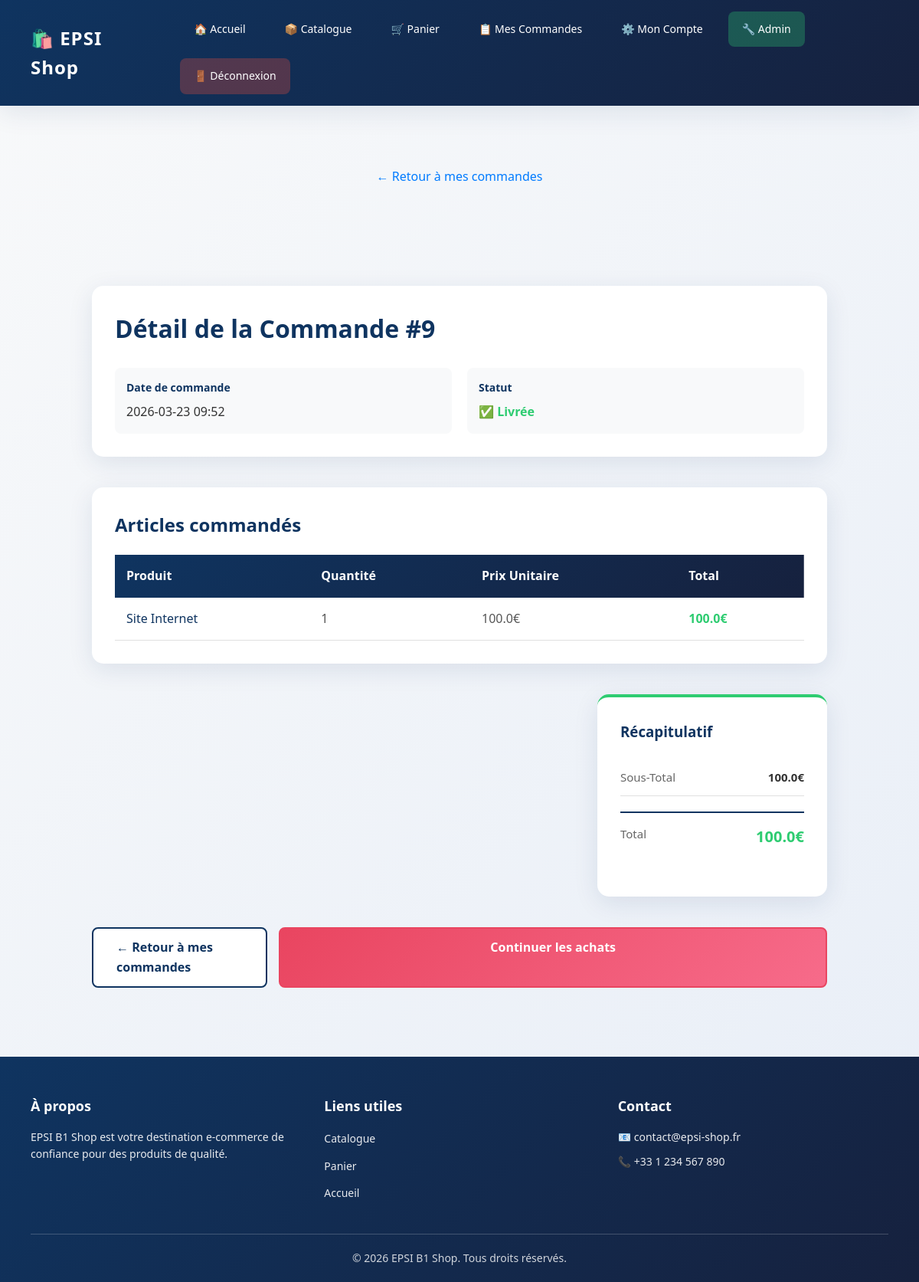
The app's page /detail_commande/9 (signed in) with its own data.
### tables this page shows
CREATE TABLE commandes (
                id INTEGER PRIMARY KEY AUTOINCREMENT,
                utilisateur_id INTEGER,
                date TEXT,
                total REAL,
                FOREIGN KEY (utilisateur_id) REFERENCES utilisateurs(id)
            );

CREATE TABLE commande_articles (
                id INTEGER PRIMARY KEY AUTOINCREMENT,
                commande_id INTEGER,
                produit_nom TEXT,
                quantite INTEGER,
                prix_unitaire REAL
            );

### app.py (the view)
@app.route('/detail_commande/<int:commande_id>')
def detail_commande(commande_id):
    if 'user_id' not in session:
        return redirect('/login')
    commande = db.get_commandes_utilisateur(session['user_id'])
    commande_trouvee = None
    for c in commande:
        if c['id'] == commande_id:
            commande_trouvee = c
            break
    if not commande_trouvee and session.get('user_role') != 'admin':
        return redirect('/mes_commandes')
    if not commande_trouvee:
        toutes_commandes = db.get_toutes_commandes()
        for c in toutes_commandes:
            if c['id'] == commande_id:
                commande_trouvee = c
                break
    if not commande_trouvee:
        return redirect('/mes_commandes')
    articles = db.get_articles_commande(commande_id)
    return render_template('detail_commande.html', commande=commande_trouvee, articles=articles)

### database.py (called while the page is built)
    def get_connexion(self):
        conn = sqlite3.connect(self.dbname, timeout=10)
        conn.row_factory = sqlite3.Row
        conn.execute('PRAGMA journal_mode=WAL')
        return conn

    def get_commandes_utilisateur(self, user_id):
        conn = self.get_connexion()
        try:
            commandes = conn.execute(
                'SELECT * FROM commandes WHERE utilisateur_id=? ORDER BY date DESC',
                (user_id,)
            ).fetchall()
        finally:
            conn.close()
        return commandes

    def get_articles_commande(self, commande_id):
        conn = self.get_connexion()
        try:
            articles = conn.execute(
                'SELECT * FROM commande_articles WHERE commande_id=?',
                (commande_id,)
            ).fetchall()
        finally:
            conn.close()
        return articles

### templates/detail_commande.html
{% extends 'base.html' %}
{% block content %}
<div class="page-header">
    <a href="/mes_commandes" class="back-link">← Retour à mes commandes</a>
</div>
<div class="order-detail-container">
    <div class="order-detail-header">
        <h1>Détail de la Commande #{{ commande.id }}</h1>
        <div class="order-header-info">
            <div class="info-box">
                <span class="label">Date de commande</span>
                <span class="value">{{ commande.date }}</span>
            </div>
            <div class="info-box">
                <span class="label">Statut</span>
                <span class="value status">✅ Livrée</span>
            </div>
        </div>
    </div>
    <div class="order-details-section">
        <h2>Articles commandés</h2>
        {% if articles %}
            <table class="order-items-table">
                <thead>
                    <tr>
                        <th>Produit</th>
                        <th>Quantité</th>
                        <th>Prix Unitaire</th>
                        <th>Total</th>
                    </tr>
                </thead>
                <tbody>
                    {% for article in articles %}
                        <tr class="item-row">
                            <td>
                                <span class="product-name">{{ article.produit_nom }}</span>
                            </td>
                            <td>
                                <span class="quantity">{{ article.quantite }}</span>
                            </td>
                            <td>
                                <span class="price">{{ article.prix_unitaire }}€</span>
                            </td>
                            <td>
                                <span class="item-total">{{ article.prix_unitaire * article.quantite }}€</span>
                            </td>
                        </tr>
                    {% endfor %}
                </tbody>
            </table>
        {% else %}
            <p class="no-items">Aucun article dans cette commande</p>
        {% endif %}
    </div>
    <div class="order-summary">
        <div class="summary-box">
            <h3>Récapitulatif</h3>
            <div class="summary-row">
                <span class="label">sous-total</span>
                <span class="value">{{ commande.total }}€</span>
            </div>
            <div class="summary-row final">
                <span class="label">Total</span>
                <span class="value total-price">{{ commande.total }}€</span>
            </div>
        </div>
    </div>
    <div class="order-actions">
        <a href="/mes_commandes" class="btn-back">← Retour à mes commandes</a>
        <a href="/catalogue" class="btn-continue">Continuer les achats</a>
    </div>
</div>
{% endblock %}

### static/style.css (style rules this page uses)
:root { --text: #1a1a2e; --background: #f8f9fa; --primary: #0f3460; --secondary: #16213e; --accent: #e94560; --accent-light: #f76b8a; --success: #2ecc71; --warning: #f39c12; --danger: #e74c3c; --shadow: 0 8px 32px rgba(15, 52, 96, 0.1); --shadow-hover: 0 12px 48px rgba(15, 52, 96, 0.2); --transition: all 0.3s cubic-bezier(0.4, 0, 0.2, 1); }
* { box-sizing: border-box; }
html, body { margin: 0; padding: 0; height: 100%; }
body { font-family: 'Segoe UI', Trebuchet MS, sans-serif; background: linear-gradient(135deg, var(--background) 0%, #e8eef7 100%); color: var(--text); line-height: 1.6; min-height: 100vh; display: flex; flex-direction: column; }
.page-header { text-align: center; margin-bottom: 40px; padding: 30px 0; }
.item-total { margin: 5px 0 0 0; font-size: 16px; }
.summary-box { background: white; padding: 25px; border-radius: 15px; box-shadow: var(--shadow); }
.summary-row { display: flex; justify-content: space-between; margin-bottom: 20px; font-size: 16px; }
.btn-continue { width: 100%; padding: 12px; background: white; color: var(--accent); border: 2px solid var(--accent); border-radius: 8px; font-weight: 600; cursor: pointer; text-decoration: none; display: block; text-align: center; transition: var(--transition); }
.order-detail-container { max-width: 1000px; margin: 0 auto; padding: 40px 20px; }
.order-detail-header { margin-bottom: 40px; padding: 30px; background: white; border-radius: 15px; box-shadow: var(--shadow); }
.order-detail-header h1 { margin: 0 0 25px 0; font-size: 32px; color: var(--primary); border: none; }
.order-header-info { display: grid; grid-template-columns: repeat(auto-fit, minmax(200px, 1fr)); gap: 20px; }
.info-box { display: flex; flex-direction: column; gap: 8px; padding: 15px; background: #f8f9fa; border-radius: 8px; }
.info-box .label { font-weight: 600; color: var(--primary); font-size: 14px; }
.info-box .value { font-size: 16px; color: #333; }
.info-box .status { color: var(--success); font-weight: 600; }
.order-details-section { margin-bottom: 40px; padding: 30px; background: white; border-radius: 15px; box-shadow: var(--shadow); }
.order-details-section h2 { margin: 0 0 20px 0; font-size: 24px; color: var(--primary); border: none; }
.order-items-table { width: 100%; border-collapse: collapse; background: white; }
.order-items-table thead { background: linear-gradient(135deg, var(--primary) 0%, var(--secondary) 100%); }
.order-items-table th { color: white; padding: 15px; text-align: left; font-weight: 600; }
.order-items-table td { padding: 15px; border-bottom: 1px solid #e0e0e0; }
.product-name { font-weight: 500; color: var(--primary); }
.quantity, .price, .item-total { color: #555; font-weight: 500; }
.item-total { color: var(--success); font-weight: 700; }
.order-summary { margin-bottom: 40px; display: flex; justify-content: flex-end; }
.summary-box { background: white; padding: 30px; border-radius: 15px; box-shadow: var(--shadow); min-width: 300px; border-top: 4px solid var(--success); }
.summary-box h3 { margin: 0 0 20px 0; color: var(--primary); border: none; }
.summary-row { display: flex; justify-content: space-between; padding: 12px 0; border-bottom: 1px solid #e0e0e0; font-size: 15px; }
.summary-row.final { border-bottom: none; padding-top: 15px; border-top: 2px solid var(--primary); margin-top: 15px; }
.summary-row .label { color: #666; text-transform: capitalize; }
.summary-row .value { color: #333; font-weight: 600; }
.summary-row.final .value { font-size: 20px; color: var(--success); }
.order-actions { display: flex; gap: 15px; justify-content: center; }
.btn-back, .btn-continue { padding: 12px 30px; border-radius: 8px; text-decoration: none; font-weight: 600; transition: var(--transition); display: inline-block; }
.btn-back { background: white; color: var(--primary); border: 2px solid var(--primary); }
.btn-continue { background: linear-gradient(135deg, var(--accent) 0%, var(--accent-light) 100%); color: white; }
.back-link { display: inline-block; margin-bottom: 20px; color: #007bff; text-decoration: none; font-weight: 500; }

### records on screen
commandes: id "9", date "2026-03-23 09:52", total "100.0"
commande_articles: produit_nom "Site Internet", quantite "1", prix_unitaire "100.0", article.prix_unitaire*article.quantite "100.0"
